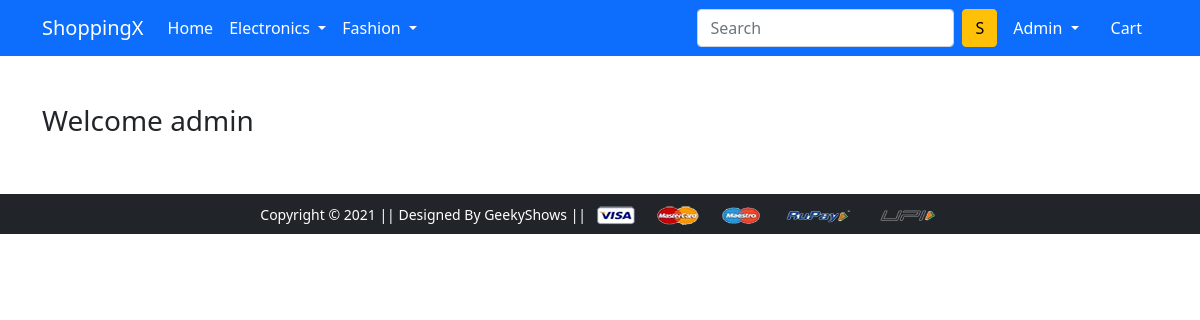
The page /orders/ (signed in) on the database as committed earlier.
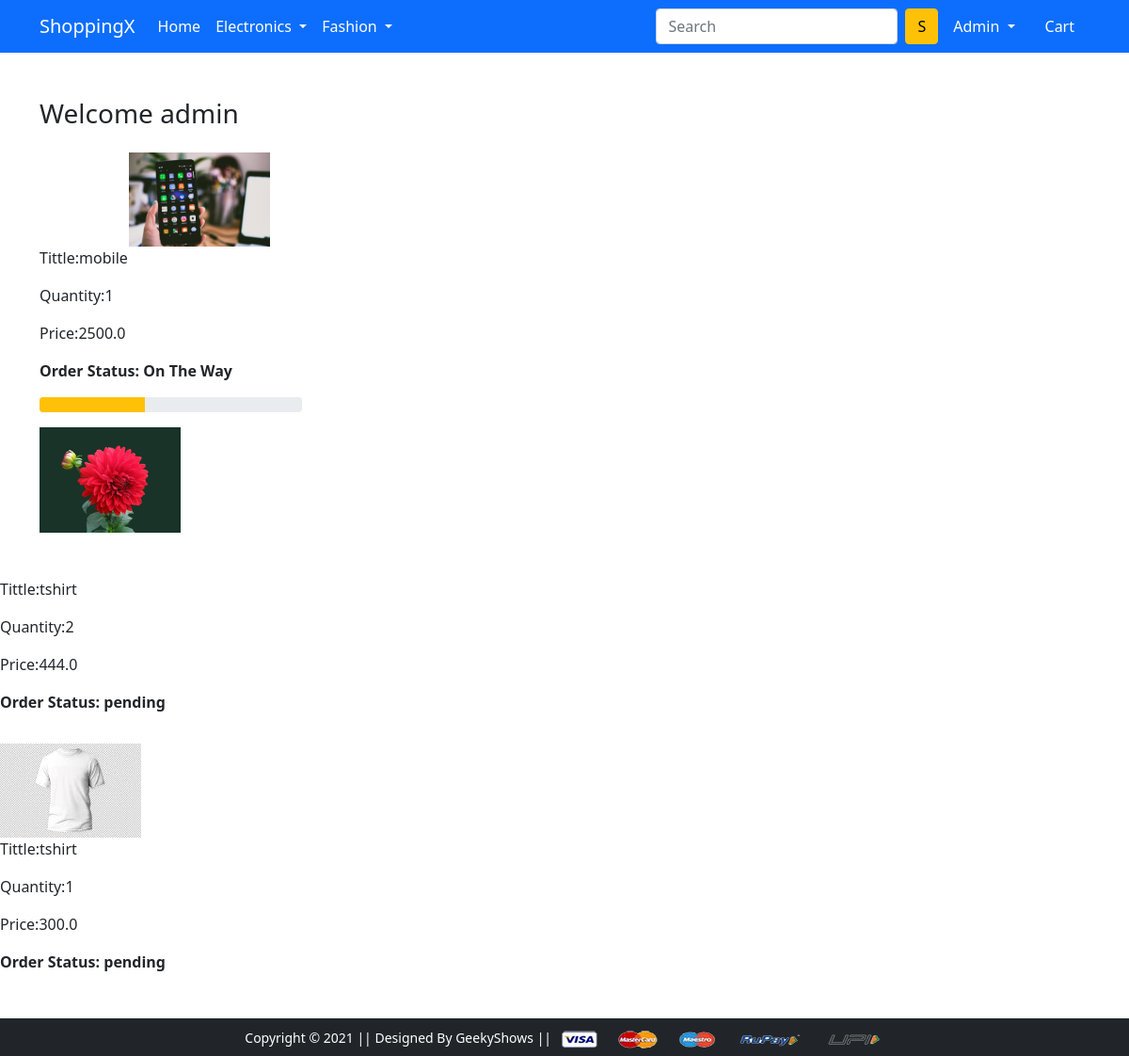
The same page on the database as committed later.
### app/models.py (models this page shows, shortened)
class OrderPlaced(models.Model):
    user = models.ForeignKey(User,on_delete=models.CASCADE)
    customer = models.ForeignKey(Customer_Profile,on_delete=models.CASCADE)
    product= models.ForeignKey(Product,on_delete=models.CASCADE)
    quantity =models.PositiveIntegerField(default=1)
    ordered_date = models.DateTimeField(auto_now_add=True)
    status = models.CharField(max_length=50,choices=STATUS_ORDER,default='pending')
    @property
    def total_cost(self):
        return self.quantity * self.product.discounted_price

class Product(models.Model):
    title = models.CharField(max_length=50)
    description = models.CharField(max_length=200)
    selling_price = models.FloatField()
    discounted_price = models.FloatField()
    brand = models.CharField(max_length=100)
    category = models.CharField(choices = CATEGORY_CHOICES,max_length=2)
    product_image = models.ImageField(upload_to='producting')

### app/views.py (the view)
# urls.py: path('orders/', views.orders, name='orders'),
@login_required
def orders(request):
    order = OrderPlaced.objects.filter(user=request.user)
    return render(request, 'app/orders.html',{'order':order})

### app/templates/app/orders.html (shortened to what this page needs)
{% extends 'app/base.html' %}
{% load static %}
{% block main-content %}
<div class="container my-5">
  <div class="row">
    <h3>Welcome {{request.user}}</h3>
    <div class="col-sm-9 offset-sm-1">
      {% for order in order %}
      <img src="{{order.product.product_image.url}}" alt="aaa" srcset="" class="img-fluid" height="150" width="150">
    </div>
    <div class="col-sm 2"></div>
    <p>Tittle:{{order.product.title}}</p>
    <p>Quantity:{{order.quantity}}</p>
    <p>Price:{{order.total_cost}}</p>
  </div>
  <div class="col-sm-3 fw-bold">
    <p>Order Status: {{order.status}}</p>
    {% if order.status == 'On The Way' %}
    <div class="progress">
      <div class="progress-bar bg-warning" role="progressbar" style="width:40%" aria-valuenow="40" aria-valuemin="0"
        aria-valuemax="100"></div>
    </div>
  </div>
    {% endif %}
    {% endfor %}
  </div>
</div>
</div>
{% endblock main-content %}

### app/templates/app/base.html (shortened to what this page needs)
<!doctype html>
{% load static %}
<html lang="en">
  <head>
    <link href="https://cdn.jsdelivr.net/npm/bootstrap@5.0.0-beta1/dist/css/bootstrap.min.css" rel="stylesheet">
    <link rel="stylesheet" href="{% static 'app/css/owl.carousel.min.css' %}">
    <link rel="stylesheet" href="{% static 'app/css/all.min.css' %}">
    <link rel="stylesheet" href="{% static 'app/css/style.css' %}">
  </head>
  <body>
    <nav class="navbar navbar-expand-lg navbar-dark bg-primary">
     <div class="container">
       <a class="navbar-brand" href="/">ShoppingX</a>
       <div class="collapse navbar-collapse" id="navbarSupportedContent">
         <ul class="navbar-nav me-auto mb-2 mb-lg-0">
           <li class="nav-item">
             <a class="nav-link active" aria-current="page" href="/">Home</a>
           </li>
           <li class="nav-item dropdown">
             <a class="nav-link dropdown-toggle text-white" href="#" id="electronicsDropdown" role="button" data-bs-toggle="dropdown" aria-expanded="false">
               Electronics
             </a>
           </li>
           <li class="nav-item dropdown">
             <a class="nav-link dropdown-toggle text-white" href="#" id="fashionDropdown" role="button" data-bs-toggle="dropdown" aria-expanded="false">
               Fashion
             </a>
           </li>
         </ul>
         <form class="d-flex">
           <input class="form-control me-2" type="search" placeholder="Search" aria-label="Search">
           <button class="btn btn-warning" type="submit">S</button>
         </form>
         <div>
          <ul class="navbar-nav me-auto mb-2 mb-lg-0">
            {% if request.user.is_authenticated %}
           <li class="nav-item dropdown mx-2">
              <a class="nav-link dropdown-toggle text-white" href="#" id="profileDropdown" role="button" data-bs-toggle="dropdown" aria-expanded="false">
                {{user|capfirst}}
              </a>
            </li>
            <li class="nav-item mx-2">
             <a href="{% url 'cart' %}" class="nav-link text-white"> Cart </a>
            </li>
            {% endif %}
          </ul>
         </div>
       </div>
     </div>
    </nav>
    {% block main-content %} {% endblock main-content %}
    <footer class="container-fluid bg-dark text-center p-2 mt-5">
        <small class="text-white">Copyright &copy; 2021 || Designed By GeekyShows || </small>
        <img src="{% static 'app/images/payment.png' %}" alt="" srcset="" class="img-fluid" height="2px">
    </footer>
  </body>
</html>

Rows that differ between the two databases and show on the page:
added OrderPlaced: product.product_image (picture), product "mobile", quantity "1", total_cost "2500.0", status "On The Way"
added OrderPlaced: product.product_image (picture), product "tshirt", quantity "2", total_cost "444.0", status "pending"
added OrderPlaced: product.product_image (picture), product "tshirt", quantity "1", total_cost "300.0", status "pending"
